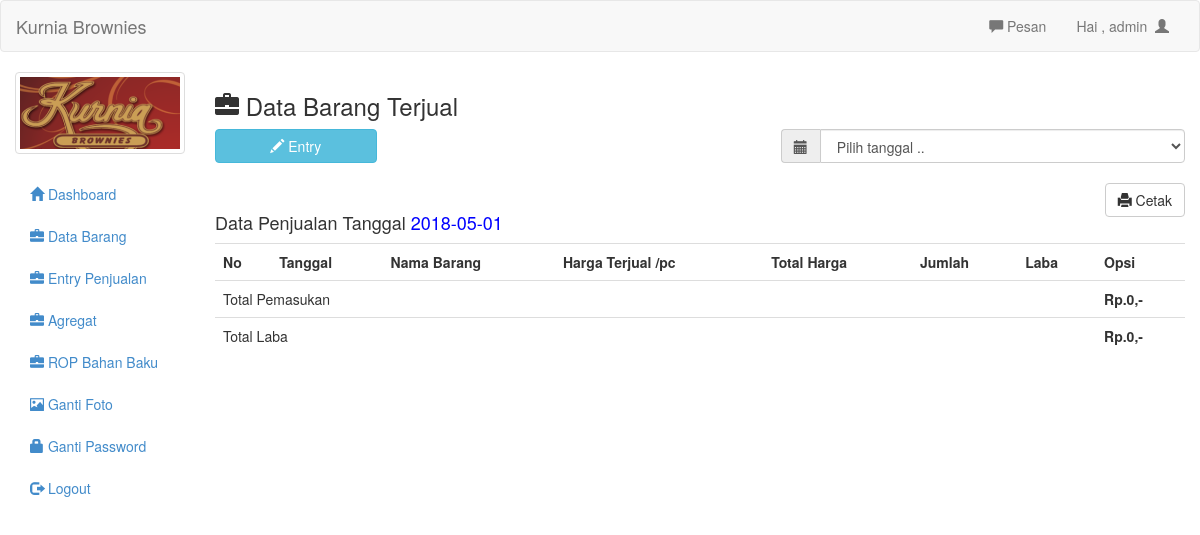
Before: /admin/barang_laku.php?tanggal=2018-05-01 (signed in) with the older database file.
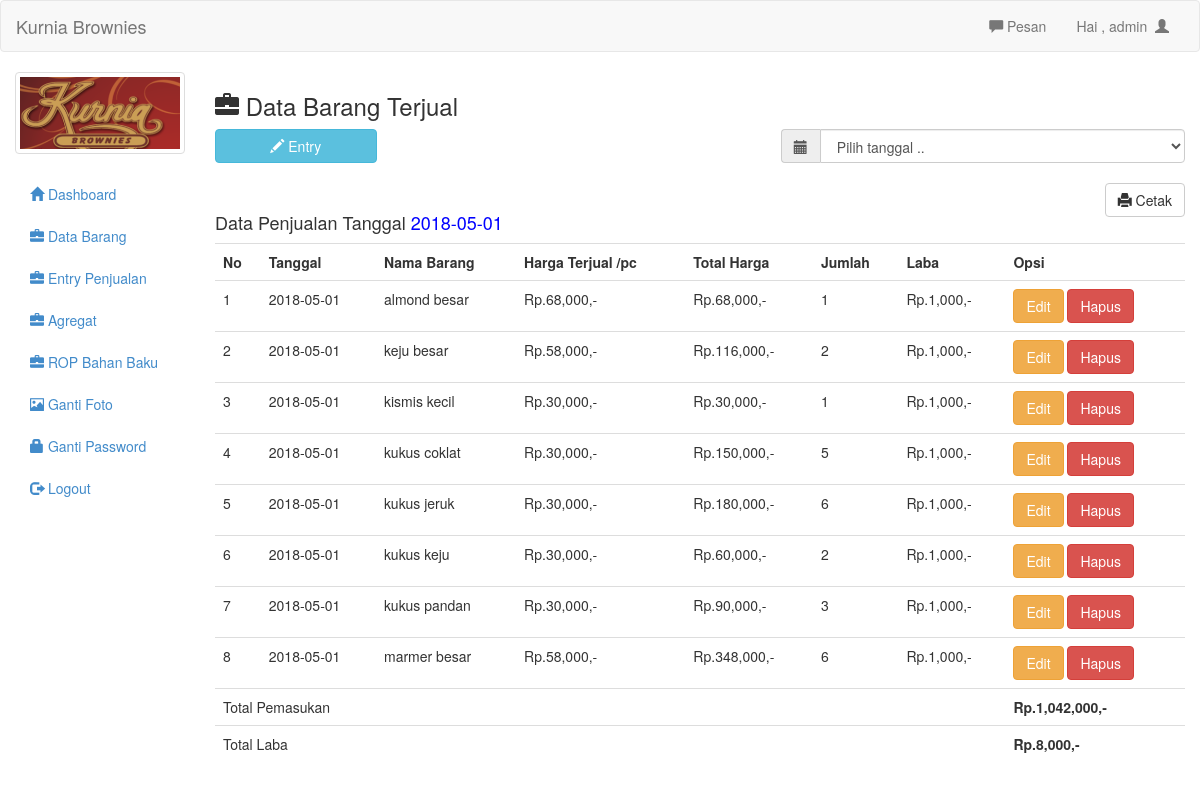
After: the same page with the newer database file.
### tables this page shows
CREATE TABLE `barang_laku` (
  `id` int(11) NOT NULL,
  `tanggal` date NOT NULL,
  `nama` text NOT NULL,
  `jumlah` int(11) NOT NULL,
  `harga` int(11) NOT NULL,
  `total_harga` int(20) NOT NULL,
  `laba` int(11) NOT NULL
);

### admin/barang_laku.php (the view, shortened to what this page needs)
<?php include 'header.php';	?>
<h3><span class="glyphicon glyphicon-briefcase"></span>  Data Barang Terjual</h3>
<button style="margin-bottom:20px" data-toggle="modal" data-target="#myModal" class="btn btn-info col-md-2"><span class="glyphicon glyphicon-pencil"></span>  Entry</button>
<form action="" method="get">
	<div class="input-group col-md-5 col-md-offset-7">
		<span class="input-group-addon" id="basic-addon1"><span class="glyphicon glyphicon-calendar"></span></span>
		<select type="submit" name="tanggal" class="form-control" onchange="this.form.submit()">
			<option>Pilih tanggal ..</option>
		</select>
	</div>
</form>
<br/>
<?php
if(isset($_GET['tanggal'])){
	$tanggal=mysql_real_escape_string($_GET['tanggal']);
	$tg="lap_barang_laku.php?tanggal='$tanggal'";
	?><a style="margin-bottom:10px" href="<?php echo $tg ?>" target="_blank" class="btn btn-default pull-right"><span class='glyphicon glyphicon-print'></span>  Cetak</a><?php
}else{
	$tg="lap_barang_laku.php";
}
?>
<br/>
<?php
if(isset($_GET['tanggal'])){
	echo "<h4> Data Penjualan Tanggal  <a style='color:blue'> ". $_GET['tanggal']."</a></h4>";
}
?>
<table class="table">
	<tr>
		<th>No</th>
		<th>Tanggal</th>
		<th>Nama Barang</th>
		<th>Harga Terjual /pc</th>
		<th>Total Harga</th>
		<th>Jumlah</th>
		<th>Laba</th>
		<th>Opsi</th>
	</tr>
	<?php
	if(isset($_GET['tanggal'])){
		$tanggal=mysql_real_escape_string($_GET['tanggal']);
		$brg=mysql_query("select * from barang_laku where tanggal like '$tanggal' order by tanggal desc");
	}else{
		$brg=mysql_query("select * from barang_laku order by tanggal desc");
	}
	$no=1;
	while($b=mysql_fetch_array($brg)){
		?>
		<tr>
			<td><?php echo $no++ ?></td>
			<td><?php echo $b['tanggal'] ?></td>
			<td><?php echo $b['nama'] ?></td>
			<td>Rp.<?php echo number_format($b['harga']) ?>,-</td>
			<td>Rp.<?php echo number_format($b['total_harga']) ?>,-</td>
			<td><?php echo $b['jumlah'] ?></td>
			<td><?php echo "Rp.".number_format($b['laba']).",-"?></td>
			<td>
				<a href="edit_laku.php?id=<?php echo $b['id']; ?>" class="btn btn-warning">Edit</a>
				<a onclick="if(confirm('Apakah anda yakin ingin menghapus data ini ??')){ location.href='hapus_laku.php?id=<?php echo $b['id']; ?>&jumlah=<?php echo $b['jumlah'] ?>&nama=<?php echo $b['nama']; ?>' }" class="btn btn-danger">Hapus</a>
			</td>
		</tr>
		<?php
	}
	?>
	<tr>
		<td colspan="7">Total Pemasukan</td>
		<?php
		if(isset($_GET['tanggal'])){
			$tanggal=mysql_real_escape_string($_GET['tanggal']);
			$x=mysql_query("select sum(total_harga) as total from barang_laku where tanggal='$tanggal'");
			$xx=mysql_fetch_array($x);
			echo "<td><b> Rp.". number_format($xx['total']).",-</b></td>";
		}else{
		}
		?>
	</tr>
	<tr>
		<td colspan="7">Total Laba</td>
		<?php
		if(isset($_GET['tanggal'])){
			$tanggal=mysql_real_escape_string($_GET['tanggal']);
			$x=mysql_query("select sum(laba) as total from barang_laku where tanggal='$tanggal'");
			$xx=mysql_fetch_array($x);
			echo "<td><b> Rp.". number_format($xx['total']).",-</b></td>";
		}else{
		}
		?>
	</tr>
</table>
	<?php include 'footer.php'; ?>

### admin/header.php (shortened to what this page needs)
<!DOCTYPE html>
<html>
<head>
	<link rel="stylesheet" type="text/css" href="../assets/css/bootstrap.css">
	<link rel="stylesheet" type="text/css" href="../assets/js/jquery-ui/jquery-ui.css">
</head>
<body>
	<div class="navbar navbar-default">
		<div class="container-fluid">
			<div class="navbar-header">
				<a href="http://www.malasngoding.com" class="navbar-brand">Kurnia Brownies</a>
			</div>
			<div class="collapse navbar-collapse">
				<ul class="nav navbar-nav navbar-right">
					<li><a id="pesan_sedia" href="#" data-toggle="modal" data-target="#modalpesan"><span class='glyphicon glyphicon-comment'></span>  Pesan</a></li>
					<li><a class="dropdown-toggle" data-toggle="dropdown" role="button" href="#">Hai , <?php echo $_SESSION['uname']  ?>&nbsp&nbsp<span class="glyphicon glyphicon-user"></span></a></li>
				</ul>
			</div>
		</div>
	</div>
	<div class="col-md-2">
		<div class="row">
			<?php
			$use=$_SESSION['uname'];
			$fo=mysql_query("select foto from admin where uname='$use'");
			while($f=mysql_fetch_array($fo)){
				?>
				<div class="col-xs-6 col-md-12">
					<a class="thumbnail">
						<img class="img-responsive" src="foto/<?php echo $f['foto']; ?>">
					</a>
				</div>
				<?php
			}
			?>
		</div>
		<ul class="nav nav-pills nav-stacked">
			<li class=""><a href="index.php"><span class="glyphicon glyphicon-home"></span>  Dashboard</a></li>
			<li><a href="barang.php"><span class="glyphicon glyphicon-briefcase"></span>  Data Barang</a></li>
			<li><a href="barang_laku.php"><span class="glyphicon glyphicon-briefcase"></span>  Entry Penjualan</a></li>
			<li><a href="agg.php"><span class="glyphicon glyphicon-briefcase"></span>  Agregat</a></li>
			<li><a href="rop.php"><span class="glyphicon glyphicon-briefcase"></span>  ROP Bahan Baku</a></li>
			<li><a href="ganti_foto.php"><span class="glyphicon glyphicon-picture"></span>  Ganti Foto</a></li>
			<li><a href="ganti_pass.php"><span class="glyphicon glyphicon-lock"></span> Ganti Password</a></li>
			<li><a href="logout.php"><span class="glyphicon glyphicon-log-out"></span>  Logout</a></li>
		</ul>
	</div>
	<div class="col-md-10">

### admin/footer.php
</div>
</body>
</html>

Changed rows visible on the page:
added barang_laku: tanggal "2018-05-01", nama "almond besar", harga "68,000", total_harga "68,000", jumlah "1", laba "1,000"
added barang_laku: tanggal "2018-05-01", nama "keju besar", harga "58,000", total_harga "116,000", jumlah "2", laba "1,000"
added barang_laku: tanggal "2018-05-01", nama "kismis kecil", harga "30,000", total_harga "30,000", jumlah "1", laba "1,000"
added barang_laku: tanggal "2018-05-01", nama "kukus coklat", harga "30,000", total_harga "150,000", jumlah "5", laba "1,000"
added barang_laku: tanggal "2018-05-01", nama "kukus jeruk", harga "30,000", total_harga "180,000", jumlah "6", laba "1,000"
added barang_laku: tanggal "2018-05-01", nama "kukus keju", harga "30,000", total_harga "60,000", jumlah "2", laba "1,000"
added barang_laku: tanggal "2018-05-01", nama "kukus pandan", harga "30,000", total_harga "90,000", jumlah "3", laba "1,000"
now on this page (row edited): barang_laku: tanggal "2018-05-01", nama "marmer besar", harga "58,000", total_harga "348,000", jumlah "6", laba "1,000"
Other visible differences:
$xx['total']: "0" → "1,042,000"
$xx['total']: "0" → "8,000"
